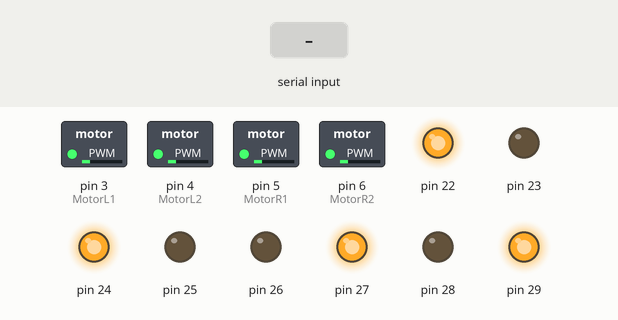
This sketch was run on a simulated Arduino Mega 2560, built with avr-gcc and run on an emulated ATmega2560. Parts: switched loads named in the sketch (green lamp = pin HIGH), output pins drawn as LEDs (lit = HIGH). The inputs (shaded band) are chosen by the test bench. What the sketch prints to the serial monitor is not drawn.

Above: at 0.1 s.
At 1.2 s:
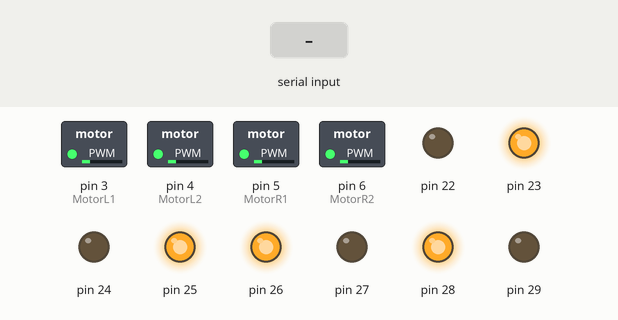
1.3 s: "90,45\n" received over Serial
At 7.5 s:
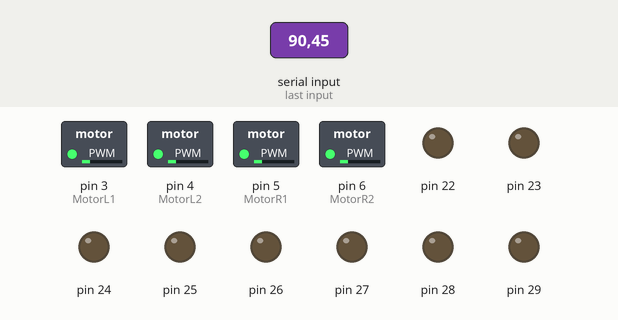
Timing chart, 0 to 12.5 s (numbered marks = the images above; inputs shaded):
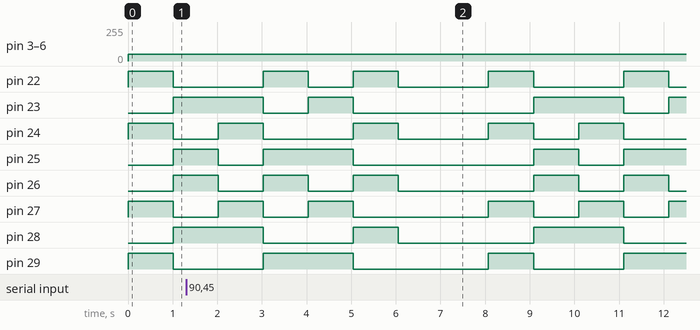

The sketch:

Motor2.0.ino
```cpp
int MotorL1=3;
int MotorL2=4;
int MotorR1=5;
int MotorR2=6;
int SpeedToPWM[256];
int speedL1,speedL2,speedR1,speedR2;
char serialData[18];  //储存信息
int numdata=0;
int mode;
int TargetSpeed;

void setup()
{
    Serial.begin(9600);
    while(Serial.read()>= 0){}//clear serial port

    for(int i=22;i<=29;i++)        pinMode(i,OUTPUT);
    for(int i=3;i<=6;i++)          pinMode(i,OUTPUT);
    //Serial.begin(9600);


}

void loop()
{
    ReadMessage();

    FORWARD(50);//test
    delay(1000);
    BACK(50);//test
    delay(1000);
    LEFT(50);//test
    delay(1000);
    RIGHT(50);//test
    delay(1000);
    TURNLEFT(50);//test
    delay(1000);
    TURNRIGHT(50);//test
    delay(1000);
    STOP();//test
    delay(1000);
}


void ReadMessage()
{

    if(Serial.available()>0){
      delay(10);  /////////////////////////////////////////////////////////////
      numdata = Serial.readBytes(serialData,9);
      Serial.println("Serial.readBytes:");

      mode = serialData[0]-'0';
      TargetSpeed = (serialData[2]-'0') * 100 + (serialData[3]-'0') * 10 + (serialData[4]-'0') * 1 ;

      //第1位  模式（直走 倒退  左转 balabala
      //第3、4、5 位   目标速度
      //第7、8、9位  待定（可能是捡球机构、弹射机构的控制

      Serial.println(mode);       //
      Serial.println(TargetSpeed);
      //Serial.println(serialData);
    }
  while(Serial.read() >= 0){}
  for(int i=0; i<18; i++)  serialData[i]='\0'; // clear serial buffer
}


void TEST(int speed)
{
   // speed = map(speed,0,100,0,255);

    digitalWrite(22,1);    digitalWrite(26,0);
    digitalWrite(23,0);    digitalWrite(27,1);

    digitalWrite(24,1);    digitalWrite(28,0);
    digitalWrite(25,0);    digitalWrite(29,1);

    analogWrite(MotorL1,speed);
    analogWrite(MotorL2,speed);
    analogWrite(MotorR1,speed);
    analogWrite(MotorR2,speed);
    delay(10);
}
void FORWARD(int speed)
{
   // speed = map(speed,0,100,0,255);

    digitalWrite(22,1);   digitalWrite(26,0);
    digitalWrite(23,0);   digitalWrite(27,1);

    digitalWrite(24,1);   digitalWrite(28,0);
    digitalWrite(25,0);   digitalWrite(29,1);

    analogWrite(MotorL1,speed);
    analogWrite(MotorL2,speed);
   analogWrite(MotorR1,speed);
    analogWrite(MotorR2,speed);
    delay(10);
}
void STOP()
{
    digitalWrite(22,0);   digitalWrite(26,0);
    digitalWrite(23,0);   digitalWrite(27,0);

    digitalWrite(24,0);   digitalWrite(28,0);
    digitalWrite(25,0);   digitalWrite(29,0);


    delay(10);

}
void BACK(int speed)
{
    //speed = map(speed,0,100,0,255)
    digitalWrite(22,0);   digitalWrite(26,1);
    digitalWrite(23,1);   digitalWrite(27,0);

    digitalWrite(24,0);   digitalWrite(28,1);
    digitalWrite(25,1);   digitalWrite(29,0);


    analogWrite(MotorL1,speed);
    analogWrite(MotorL2,speed);
    analogWrite(MotorR1,speed);
    analogWrite(MotorR2,speed);
    delay(10);
}
void LEFT(int speed)
{
   // speed = map(speed,0,100,0,255);
    digitalWrite(22,0);   digitalWrite(26,0);
    digitalWrite(23,1);   digitalWrite(27,1);

    digitalWrite(24,1);   digitalWrite(28,1);
    digitalWrite(25,0);   digitalWrite(29,0);

    analogWrite(MotorL1,speed);
    analogWrite(MotorL2,speed);
    analogWrite(MotorR1,speed);
    analogWrite(MotorR2,speed);
    delay(5);
}
void RIGHT(int speed)
{
   // speed = map(speed,0,100,0,255);
    digitalWrite(22,1);   digitalWrite(26,1);
    digitalWrite(23,0);   digitalWrite(27,0);

    digitalWrite(24,0);   digitalWrite(28,0);
    digitalWrite(25,1);   digitalWrite(29,1);

    analogWrite(MotorL1,speed);
    analogWrite(MotorL2,speed);
    analogWrite(MotorR1,speed);
    analogWrite(MotorR2,speed);
    delay(10);
}
void TURNLEFT(int speed)
{
   // speed = map(speed,0,100,0,255);
    digitalWrite(22,0);   digitalWrite(26,0);
    digitalWrite(23,1);   digitalWrite(27,1);

    digitalWrite(24,0);   digitalWrite(28,0);
    digitalWrite(25,1);   digitalWrite(29,1);


    analogWrite(MotorL1,speed);
    analogWrite(MotorL2,speed);
    analogWrite(MotorR1,speed);
    analogWrite(MotorR2,speed);
    delay(10);
}
void TURNRIGHT(int speed)
{
    //speed = map(speed,0,100,0,255);
    digitalWrite(22,1);   digitalWrite(26,1);
    digitalWrite(23,0);   digitalWrite(27,0);

    digitalWrite(24,1);   digitalWrite(28,1);
    digitalWrite(25,0);   digitalWrite(29,0);


    analogWrite(MotorL1,speed);
    analogWrite(MotorL2,speed);
    analogWrite(MotorR1,speed);
    analogWrite(MotorR2,speed);
    delay(10);
}
```
